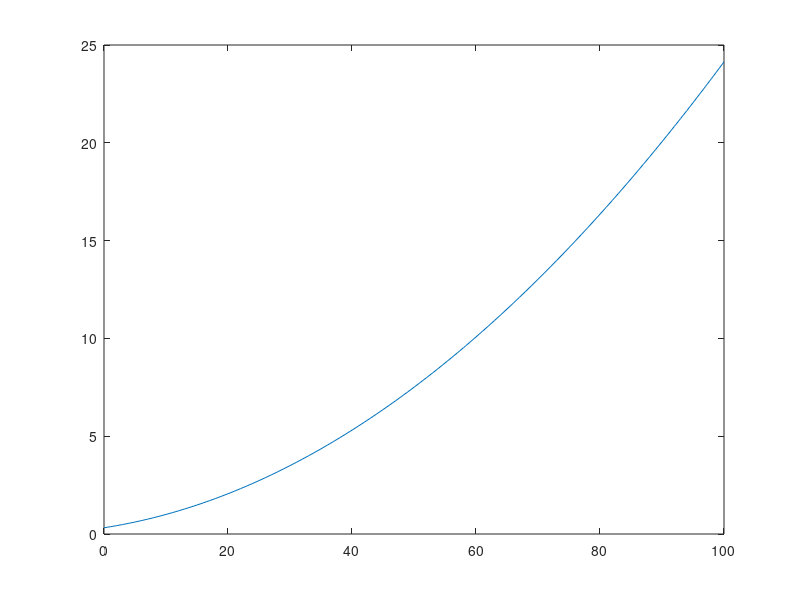

This chart was generated by the following MATLAB code: (Note: this script raises an error after producing the figure.)
clear all;

h2 = [];
a_1 = 19;
a_2 = 23;
FD_lin = 13;
for F1 = 0:100
    h1 = ((F1 + FD_lin)/a_1)^2;
    h2 = [h2,(sqrt(h1)*a_1/a_2)^2];
end

plot(0:100,h2)
hold on;

l =5;
height = 20;
tau = 80;

switch l
    case 2
       membership_fun = load('fuzzy/eh2.mat');
    case 3
       membership_fun = load('fuzzy/eh3.mat');
    case 4
       membership_fun = load('fuzzy/eh4.mat');
    case 5
       membership_fun = load('fuzzy/eh5.mat');
    otherwise
       disp('Liczba regulatorow powinna byc calkowita liczba')
       return      
end
mf = struct2cell(membership_fun);


switch l
    case 2
       h_lin_tab = [height*1/3, height*2/3];
       [F_1, h_1] = static_characteristic(height*1/3, FD_lin);
       [F_12, h_12] = static_characteristic(height*2/3, FD_lin);
       F1_lin_tab = [F_1, F_12];
       h_lin_tab = [h_lin_tab; h_1, h_12];
    case 3
       h_lin_tab = [height*1/4, height*2/4, height*3/4];
       [F_1, h_1] = static_characteristic(height*1/4, FD_lin);
       [F_12, h_12] = static_characteristic(height*2/4, FD_lin);
       [F_13, h_13] = static_characteristic(height*3/4, FD_lin);
       F1_lin_tab = [F_1, F_12, F_13];
       h_lin_tab = [h_lin_tab; h_1, h_12, h_13];
    case 4
       h_lin_tab = [height*1/5, height*2/5, height*3/5, height*4/5];
       [F_1, h_1] = static_characteristic(height*1/5, FD_lin);
       [F_12, h_12] = static_characteristic(height*2/5, FD_lin);
       [F_13, h_13] = static_characteristic(height*3/5, FD_lin);
       [F_14, h_14] = static_characteristic(height*4/5, FD_lin);
       F1_lin_tab = [F_1, F_12, F_13, F_14];
       h_lin_tab = [h_lin_tab; h_1, h_12, h_13, h_14];
    case 5
       h_lin_tab = [height*1/6, height*2/6, height*3/6, height*4/6, height*5/6];
       [F_1, h_1] = static_characteristic(height*1/6, FD_lin);
       [F_12, h_12] = static_characteristic(height*2/6, FD_lin);
       [F_13, h_13] = static_characteristic(height*3/6, FD_lin);
       [F_14, h_14] = static_characteristic(height*4/6, FD_lin);
       [F_15, h_15] = static_characteristic(height*5/6, FD_lin);
       F1_lin_tab = [F_1, F_12, F_13, F_14, F_15];
       h_lin_tab = [h_lin_tab; h_1, h_12, h_13, h_14, h_15];
    otherwise
       disp('Liczba regulatorow powinna byc calkowita liczba')
       return
end

static_gain_tab = cell(1,l);

for reg = 1:l
    Gs = linear_model_SISO([h_lin_tab(1,reg), h_lin_tab(2,reg)], F1_lin_tab(reg), FD_lin, tau);
    [z,static_gain_tab{reg}] = zero(tf(Gs));
end

h2_out = [];
for F1 = 0:100
    h2_temp = 0;
    h1 = ((F1 + FD_lin)/a_1)^2;
    h2 = (sqrt(h1)*a_1/a_2)^2;
    
    mf_val = h2*(100/height);
    if mf_val >100
        mf_val=100;
    end
    
    wages = evalfis(mf{1}, mf_val);
    for reg = 1:l
     h2_temp = h2_temp + (F1*static_gain_tab{reg}) * wages(reg);
    end
    h2_out = [h2_out, h2_temp];
end


plot(0:100,h2_out)
